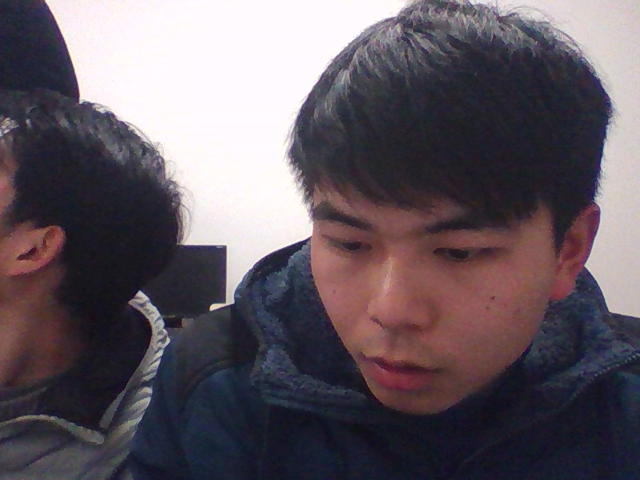
//> input picture frame------.png, 640 x 480 px, given in place of the camera
$ ./main   (built with g++ and OpenCV 4)
//> lines starting //> are read from the running program, lines starting //| are printed output that depends on the picture; after the words box and inside, x2 and y2 are one past the last pixel; in counts of white or black regions, pixels touching at a corner belong together
#include <opencv2/objdetect/objdetect.hpp>
#include <opencv2/highgui/highgui.hpp>
#include <opencv2/imgproc/imgproc.hpp>

#include <iostream>
#include <queue>

#include <stdio.h>
#include <math.h>

#include "constants.h"
#include "findEyeCenter.h"
#include "findEyeCorner.h"
using namespace std;
using namespace cv;

/** Constants **/


/** Function Headers */
void detectAndDisplay(cv::Mat frame);
cv::Mat findSkin(cv::Mat &frame);
/** Global variables */
//-- Note, either copy these two files from opencv/data/haarscascades to your current folder, or change these locations
std::string main_window_name = "Capture - Face detection";
std::string face_window_name = "Capture - Face";
cv::RNG rng(12345);
cv::Mat debugImage, find_skin_Image;
cv::Mat skinCrCbHist = cv::Mat::zeros(cv::Size(256, 256), CV_8UC1);

/**
* @function main
*/
int main(int argc, const char** argv)
{
	cv::Mat frame;
	cv::namedWindow(main_window_name, CV_WINDOW_NORMAL);
	//cv::moveWindow(main_window_name, 400, 100);
	cv::namedWindow(face_window_name, CV_WINDOW_NORMAL);
	//cv::moveWindow(face_window_name, 10, 100);
	createCornerKernels();
//> (this line was passed over: createCornerKernels is not available in this run)
	ellipse(skinCrCbHist, cv::Point(113, 155.6), cv::Size(23.4, 15.2),
		43.0, 0.0, 360.0, cv::Scalar(255, 255, 255), -1);
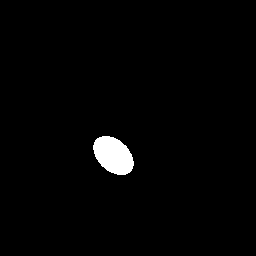
//> skinCrCbHist: 256 rows x 256 cols, CV_8UC1; 1.8% white; 1 white region, box (x1, y1, x2, y2) and area: (93, 136, 134, 175) 1148

// I make an attempt at supporting both 2.x and 3.x OpenCV
#if CV_MAJOR_VERSION < 3
	CvCapture* capture = cvCaptureFromCAM(0);
	if (capture) {
		while (true)
		{
			frame = cvQueryFrame(capture);
#else
	cv::VideoCapture capture(0);
	if (capture.isOpened())
	{
		while (true)
		{
			capture.read(frame);
//> frame is the input picture: 480 rows x 640 cols, CV_8UC3; mean B, G, R 97.4, 89.5, 98.7
#endif

			cv::flip(frame, frame, 1);// mirror it
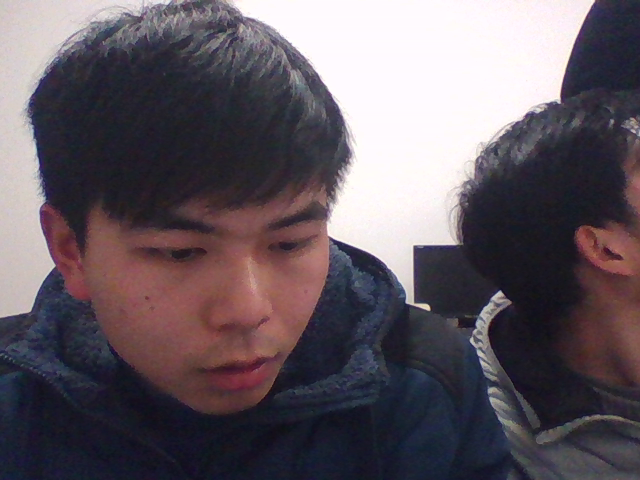
//> frame: 480 rows x 640 cols, CV_8UC3; mean B, G, R 97.4, 89.5, 98.7
			frame.copyTo(debugImage);
			frame.copyTo(find_skin_Image);
			// Apply the classifier to the frame
			if (!frame.empty())
			{
				detectAndDisplay(frame);
			}
			else
			{
				printf(" --(!) No captured frame -- Break!");
				break;
			}

			imshow(main_window_name, debugImage);
			//findSkin(find_skin_Image);
			//imshow("findSkin", find_skin_Image);
			int c = cv::waitKey(1);
			if ((char)c == ' ') { break; }
			if ((char)c == 'f') { imwrite("frame.png", frame); }
		}
	}
	releaseCornerKernels();
	return 0;
}

void findEyes(cv::Mat frame_gray, cv::Rect face)
{
	cv::Mat faceROI = frame_gray(face);
	cv::Mat debugFace = faceROI;
	if (kSmoothFaceImage) {
		double sigma = kSmoothFaceFactor * face.width;
		GaussianBlur(faceROI, faceROI, cv::Size(0, 0), sigma);
	}
	//-- Find eye regions and draw them
	int eye_region_width = face.width * (kEyePercentWidth / 100.0);
	int eye_region_height = face.width * (kEyePercentHeight / 100.0);
	int eye_region_top = face.height * (kEyePercentTop / 100.0);
	cv::Rect leftEyeRegion(face.width*(kEyePercentSide / 100.0),
		eye_region_top, eye_region_width, eye_region_height);
	cv::Rect rightEyeRegion(face.width - eye_region_width - face.width*(kEyePercentSide / 100.0),
		eye_region_top, eye_region_width, eye_region_height);
	//-- Find Eye Centers
	cv::Point leftPupil = findEyeCenter(faceROI, leftEyeRegion, "Left Eye");
	cv::Point rightPupil = findEyeCenter(faceROI, rightEyeRegion, "Right Eye");
	// get corner regions
	cv::Rect leftRightCornerRegion(leftEyeRegion);
	leftRightCornerRegion.width -= leftPupil.x;
	leftRightCornerRegion.x += leftPupil.x;
	leftRightCornerRegion.height /= 2;
	leftRightCornerRegion.y += leftRightCornerRegion.height / 2;
	cv::Rect leftLeftCornerRegion(leftEyeRegion);
	leftLeftCornerRegion.width = leftPupil.x;
	leftLeftCornerRegion.height /= 2;
	leftLeftCornerRegion.y += leftLeftCornerRegion.height / 2;
	cv::Rect rightLeftCornerRegion(rightEyeRegion);
	rightLeftCornerRegion.width = rightPupil.x;
	rightLeftCornerRegion.height /= 2;
	rightLeftCornerRegion.y += rightLeftCornerRegion.height / 2;
	cv::Rect rightRightCornerRegion(rightEyeRegion);
	rightRightCornerRegion.width -= rightPupil.x;
	rightRightCornerRegion.x += rightPupil.x;
	rightRightCornerRegion.height /= 2;
	rightRightCornerRegion.y += rightRightCornerRegion.height / 2;

	rectangle(debugFace, leftRightCornerRegion, 200);
	rectangle(debugFace, leftLeftCornerRegion, 200);
	rectangle(debugFace, rightLeftCornerRegion, 200);
	rectangle(debugFace, rightRightCornerRegion, 200);

	// change eye centers to face coordinates
	rightPupil.x += rightEyeRegion.x;
	rightPupil.y += rightEyeRegion.y;
	leftPupil.x += leftEyeRegion.x;
	leftPupil.y += leftEyeRegion.y;
	// draw eye centers
	circle(debugFace, rightPupil, 3, 1234);
	circle(debugFace, leftPupil, 3, 1234);
	//-- Find Eye Corners
	if (kEnableEyeCorner) {
		cv::Point2f leftRightCorner = findEyeCorner(faceROI(leftRightCornerRegion), true, false);
		leftRightCorner.x += leftRightCornerRegion.x;
		leftRightCorner.y += leftRightCornerRegion.y;
		cv::Point2f leftLeftCorner = findEyeCorner(faceROI(leftLeftCornerRegion), true, true);
		leftLeftCorner.x += leftLeftCornerRegion.x;
		leftLeftCorner.y += leftLeftCornerRegion.y;
		cv::Point2f rightLeftCorner = findEyeCorner(faceROI(rightLeftCornerRegion), false, true);
		rightLeftCorner.x += rightLeftCornerRegion.x;
		rightLeftCorner.y += rightLeftCornerRegion.y;
		cv::Point2f rightRightCorner = findEyeCorner(faceROI(rightRightCornerRegion), false, false);
		rightRightCorner.x += rightRightCornerRegion.x;
		rightRightCorner.y += rightRightCornerRegion.y;
		circle(faceROI, leftRightCorner, 3, 200);
		circle(faceROI, leftLeftCorner, 3, 200);
		circle(faceROI, rightLeftCorner, 3, 200);
		circle(faceROI, rightRightCorner, 3, 200);
	}

	imshow(face_window_name, faceROI);
	//  cv::Rect roi( cv::Point( 0, 0 ), faceROI.size());
	//  cv::Mat destinationROI = debugImage( roi );
	//  faceROI.copyTo( destinationROI );
}


cv::Mat findSkin(cv::Mat &frame) {
	cv::Mat input;
	cv::Mat output = cv::Mat(frame.rows, frame.cols, CV_8U);

	cvtColor(frame, input, CV_BGR2YCrCb);

	for (int y = 0; y < input.rows; ++y) {
		const cv::Vec3b *Mr = input.ptr<cv::Vec3b>(y);
		//    uchar *Or = output.ptr<uchar>(y);
		cv::Vec3b *Or = frame.ptr<cv::Vec3b>(y);
		for (int x = 0; x < input.cols; ++x) {
			cv::Vec3b ycrcb = Mr[x];
			//      Or[x] = (skinCrCbHist.at<uchar>(ycrcb[1], ycrcb[2]) > 0) ? 255 : 0;
			if (skinCrCbHist.at<uchar>(ycrcb[1], ycrcb[2]) == 0) {
				Or[x] = cv::Vec3b(0, 0, 0);
			}
		}
	}
	return output;
}
/*
* @function detectAndDisplay
*/
void detectAndDisplay(cv::Mat frame)
{
	Mat frame_gray;
	cvtColor( frame, frame_gray, CV_BGR2GRAY );
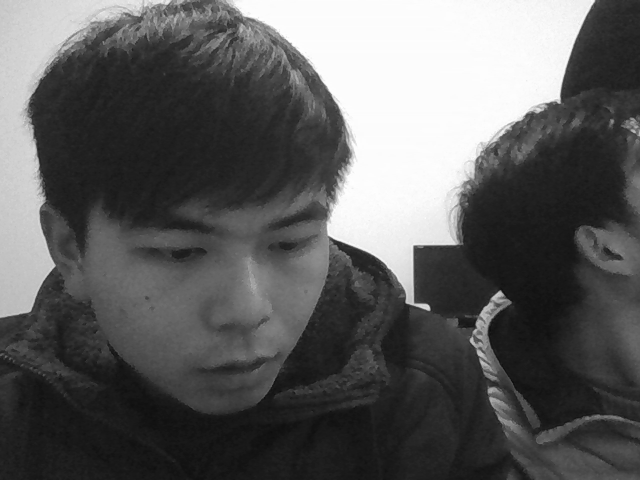
//> frame_gray: 480 rows x 640 cols, CV_8UC1; min 11, max 254, mean 93.1
	//equalizeHist( frame_gray, frame_gray );
	//cv::pow(frame_gray, CV_64F, frame_gray);
	Rect rect_face(100, 180, 230, 230);
	Rect rect_lefteye(120, 240, 80, 50);
	Rect rect_righteye(230, 240, 80, 50);
	rectangle(debugImage, rect_face,Scalar(0,255,0),3);
	rectangle(debugImage, rect_lefteye, Scalar(0, 0, 255), 3);
	rectangle(debugImage, rect_righteye, Scalar(0, 0, 255), 3);
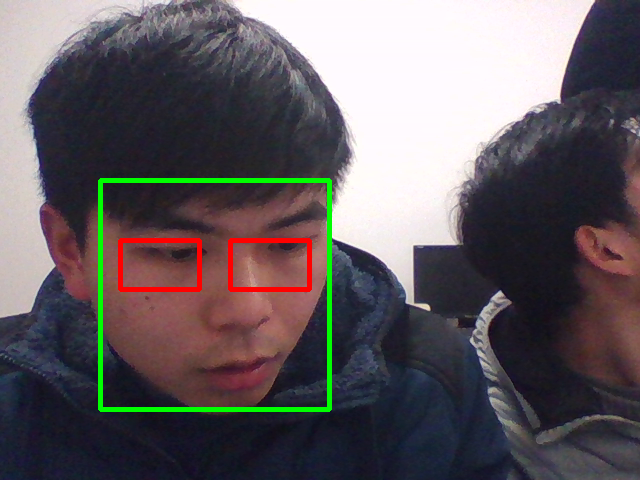
//> debugImage: 480 rows x 640 cols, CV_8UC3; mean B, G, R 95.8, 91.9, 98.9
	findEyes(frame_gray, rect_face);
//> in findEyes, `cv::Mat faceROI = frame_gray(face);`:
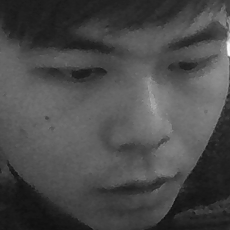
//> faceROI: 230 rows x 230 cols, CV_8UC1; min 16, max 249, mean 74.2
//> (the run ends here: the program needs code that is not available in this run, at `if (kSmoothFaceImage)`)

$ run again, on frame1.png
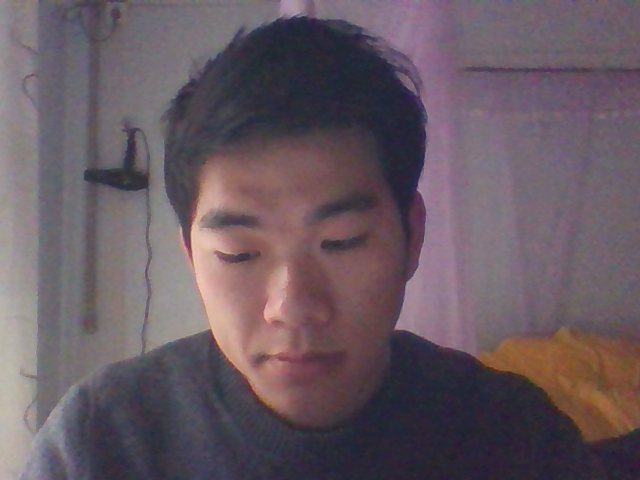
//> input picture frame1.png, 640 x 480 px, given in place of the camera
//> skinCrCbHist: 256 rows x 256 cols, CV_8UC1; 1.8% white; 1 white region, box (x1, y1, x2, y2) and area: (93, 136, 134, 175) 1148
//> frame is the input picture: 480 rows x 640 cols, CV_8UC3; mean B, G, R 97.8, 89.6, 103.5
//> in detectAndDisplay, `rectangle(debugImage, rect_righteye, Scalar(0, 0, 255), 3);`:
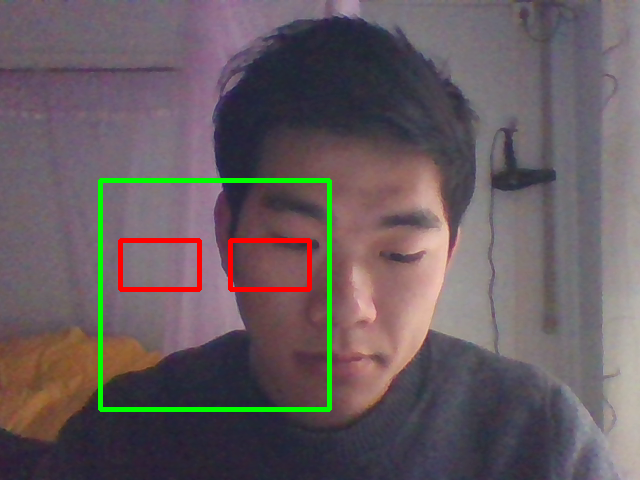
//> debugImage: 480 rows x 640 cols, CV_8UC3; mean B, G, R 95.7, 91.5, 103.2
//> in findEyes, `cv::Mat faceROI = frame_gray(face);`:
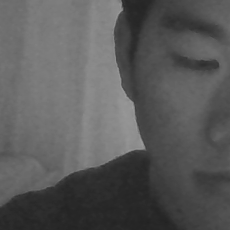
//> faceROI: 230 rows x 230 cols, CV_8UC1; min 34, max 157, mean 89.5
